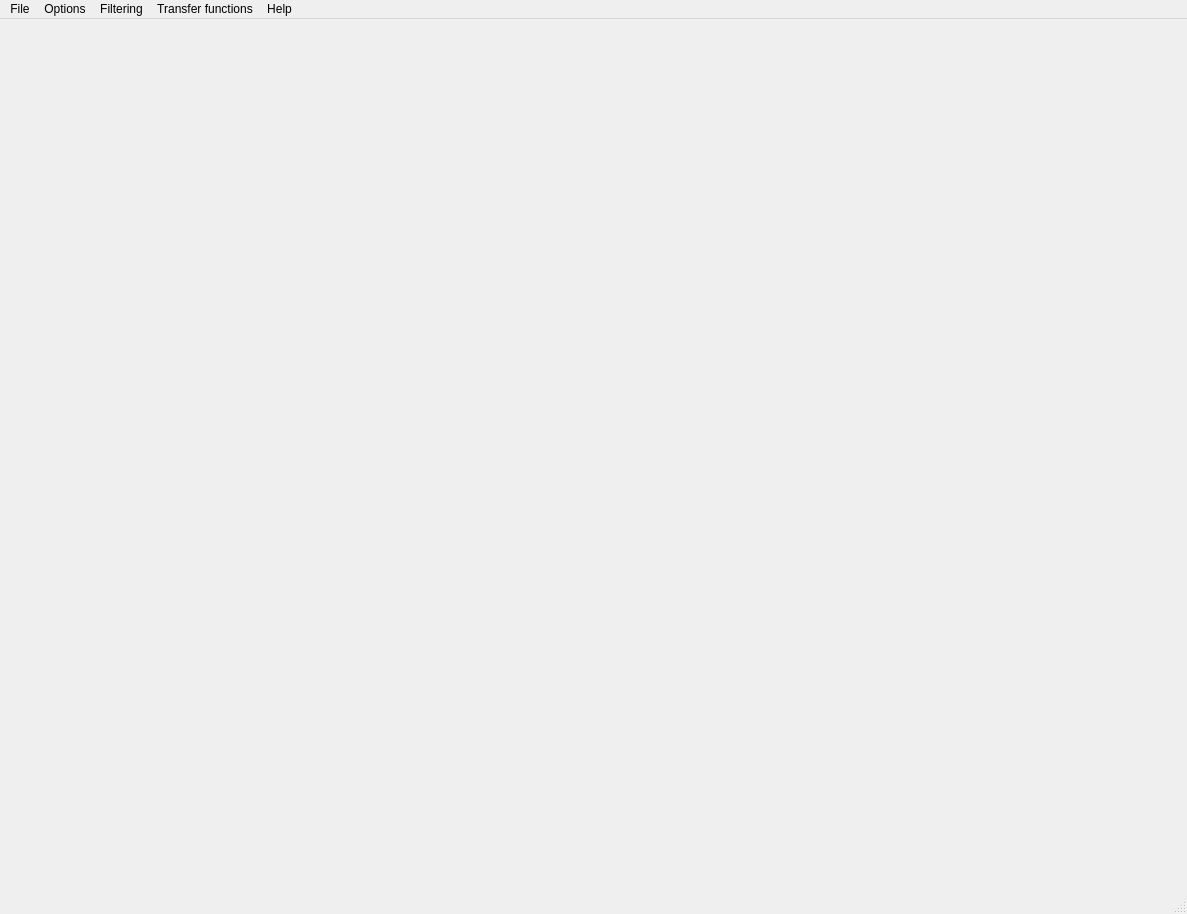
<?xml version="1.0" encoding="UTF-8"?>
<ui version="4.0">
 <class>mainWindow</class>
 <widget class="QMainWindow" name="mainWindow">
  <property name="geometry">
   <rect>
    <x>0</x>
    <y>0</y>
    <width>1187</width>
    <height>914</height>
   </rect>
  </property>
  <property name="minimumSize">
   <size>
    <width>800</width>
    <height>600</height>
   </size>
  </property>
  <property name="windowTitle">
   <string>Spine Analyzer</string>
  </property>
  <property name="windowIcon">
   <iconset resource="mainWindow.qrc">
    <normaloff>:/icons/icon16.png</normaloff>:/icons/icon16.png</iconset>
  </property>
  <widget class="QWidget" name="centralWidget">
   <layout class="QHBoxLayout" name="hboxLayout">
    <property name="spacing">
     <number>2</number>
    </property>
    <property name="margin">
     <number>2</number>
    </property>
    <item>
     <widget class="slicePainter" name="painter" native="true">
      <property name="sizePolicy">
       <sizepolicy hsizetype="Fixed" vsizetype="Minimum">
        <horstretch>0</horstretch>
        <verstretch>0</verstretch>
       </sizepolicy>
      </property>
      <property name="minimumSize">
       <size>
        <width>258</width>
        <height>343</height>
       </size>
      </property>
      <property name="baseSize">
       <size>
        <width>258</width>
        <height>343</height>
       </size>
      </property>
     </widget>
    </item>
    <item>
     <widget class="QVTKWidget" name="vis" native="true">
      <property name="sizePolicy">
       <sizepolicy hsizetype="Expanding" vsizetype="Expanding">
        <horstretch>0</horstretch>
        <verstretch>0</verstretch>
       </sizepolicy>
      </property>
      <property name="minimumSize">
       <size>
        <width>256</width>
        <height>256</height>
       </size>
      </property>
      <property name="baseSize">
       <size>
        <width>512</width>
        <height>512</height>
       </size>
      </property>
     </widget>
    </item>
   </layout>
  </widget>
  <widget class="QMenuBar" name="menubar">
   <property name="geometry">
    <rect>
     <x>0</x>
     <y>0</y>
     <width>1187</width>
     <height>21</height>
    </rect>
   </property>
   <widget class="QMenu" name="menuFile">
    <property name="title">
     <string>File</string>
    </property>
    <addaction name="actionOpen"/>
    <addaction name="actionOpen_DICOM_series"/>
    <addaction name="actionOpen_initialization"/>
    <addaction name="actionLoad_polygonal_mesh"/>
    <addaction name="actionSave_slices"/>
    <addaction name="actionScreenshot"/>
    <addaction name="actionClear_polygonal_data"/>
   </widget>
   <widget class="QMenu" name="menuOptions">
    <property name="title">
     <string>Options</string>
    </property>
    <addaction name="actionInteractive_inflation"/>
    <addaction name="actionSave_binary_masks"/>
    <addaction name="actionShow_mask_overlays"/>
    <addaction name="actionShow_wireframe"/>
    <addaction name="actionSave_LH_images_and_histogram"/>
    <addaction name="actionUse_DICOMs_windowing"/>
    <addaction name="actionSave_debug_images"/>
    <addaction name="actionDiagnosis_view"/>
   </widget>
   <widget class="QMenu" name="menuFiltering">
    <property name="title">
     <string>Filtering</string>
    </property>
    <addaction name="actionAnisotropic_diffusion"/>
    <addaction name="actionMedian_denoising"/>
    <addaction name="actionGaussian_smoothing"/>
    <addaction name="actionLogarithmic_rescaling"/>
    <addaction name="actionSchlick_URQ_rescaling"/>
   </widget>
   <widget class="QMenu" name="menuTransfer_functions">
    <property name="title">
     <string>Transfer functions</string>
    </property>
    <addaction name="actionReset_TF"/>
    <addaction name="actionOpacityPlus"/>
    <addaction name="actionOpacityMinus"/>
    <addaction name="actionTF_shift_Up"/>
    <addaction name="actionTF_shift_Down"/>
   </widget>
   <widget class="QMenu" name="menuHelp">
    <property name="title">
     <string>Help</string>
    </property>
    <addaction name="actionQuick_help"/>
   </widget>
   <addaction name="menuFile"/>
   <addaction name="menuOptions"/>
   <addaction name="menuFiltering"/>
   <addaction name="menuTransfer_functions"/>
   <addaction name="menuHelp"/>
  </widget>
  <widget class="QStatusBar" name="statusbar"/>
  <action name="actionOpen">
   <property name="text">
    <string>Open...</string>
   </property>
   <property name="shortcut">
    <string>Ctrl+O</string>
   </property>
  </action>
  <action name="actionSave_slices">
   <property name="text">
    <string>Save slices...</string>
   </property>
   <property name="shortcut">
    <string>Ctrl+S</string>
   </property>
  </action>
  <action name="actionScreenshot">
   <property name="text">
    <string>Screenshot...</string>
   </property>
   <property name="toolTip">
    <string>Take a screenshot</string>
   </property>
   <property name="shortcut">
    <string>Ctrl+P</string>
   </property>
  </action>
  <action name="actionInteractive_inflation">
   <property name="checkable">
    <bool>true</bool>
   </property>
   <property name="checked">
    <bool>true</bool>
   </property>
   <property name="text">
    <string>Interactive inflation</string>
   </property>
   <property name="toolTip">
    <string>Display vertebral bodies as they are being inflated</string>
   </property>
   <property name="statusTip">
    <string>Display vertebral bodies as they are being inflated</string>
   </property>
  </action>
  <action name="actionSave_binary_masks">
   <property name="checkable">
    <bool>true</bool>
   </property>
   <property name="text">
    <string>Save binary masks</string>
   </property>
   <property name="toolTip">
    <string>If checked, saves binary mask .mha file for each vertebra in &quot;D:Temp&quot; folder</string>
   </property>
   <property name="statusTip">
    <string>If checked, saves binary mask .mha file for each vertebra in &quot;D:\Temp\&quot; folder</string>
   </property>
  </action>
  <action name="actionAnisotropic_diffusion">
   <property name="text">
    <string>Anisotropic diffusion</string>
   </property>
   <property name="toolTip">
    <string>Apply anisotropic diffusion denoising method to the image</string>
   </property>
   <property name="statusTip">
    <string>Apply anisotropic diffusion denoising method to the image</string>
   </property>
  </action>
  <action name="actionMedian_denoising">
   <property name="text">
    <string>Median denoising</string>
   </property>
   <property name="toolTip">
    <string>Apply median denoising method to the image</string>
   </property>
   <property name="statusTip">
    <string>Apply median denoising method to the image</string>
   </property>
  </action>
  <action name="actionGaussian_smoothing">
   <property name="text">
    <string>Gaussian smoothing</string>
   </property>
   <property name="toolTip">
    <string>Apply gaussian smoothing to the image</string>
   </property>
   <property name="statusTip">
    <string>Apply gaussian smoothing to the image</string>
   </property>
  </action>
  <action name="actionLogarithmic_rescaling">
   <property name="text">
    <string>Logarithmic rescaling</string>
   </property>
   <property name="toolTip">
    <string>Apply logarithmic rescaling to the image (x=log(1+x) voxelwise)</string>
   </property>
   <property name="statusTip">
    <string>Apply logarithmic rescaling to the image (x=log(1+x) voxelwise)</string>
   </property>
  </action>
  <action name="actionSchlick_URQ_rescaling">
   <property name="text">
    <string>Schlick URQ rescaling</string>
   </property>
   <property name="toolTip">
    <string>Schlick uniform rational quantization rescaling algorithm</string>
   </property>
   <property name="statusTip">
    <string>Schlick uniform rational quantization rescaling algorithm</string>
   </property>
  </action>
  <action name="actionShow_wireframe">
   <property name="checkable">
    <bool>true</bool>
   </property>
   <property name="checked">
    <bool>true</bool>
   </property>
   <property name="text">
    <string>Initial wireframe</string>
   </property>
   <property name="toolTip">
    <string>Segmented objects are initially created in wireframe view</string>
   </property>
   <property name="statusTip">
    <string>Segmented objects are initially created in wireframe view</string>
   </property>
  </action>
  <action name="actionOpen_initialization">
   <property name="text">
    <string>Open initialization...</string>
   </property>
   <property name="shortcut">
    <string>Ctrl+I</string>
   </property>
  </action>
  <action name="actionSave_LH_images_and_histogram">
   <property name="checkable">
    <bool>true</bool>
   </property>
   <property name="text">
    <string>Save LH images</string>
   </property>
   <property name="statusTip">
    <string>Save Low and High images and LH histogram</string>
   </property>
   <property name="whatsThis">
    <string>Save Low and High images and LH histogram</string>
   </property>
  </action>
  <action name="actionLoad_polygonal_mesh">
   <property name="text">
    <string>Load polygonal mesh</string>
   </property>
   <property name="shortcut">
    <string>Ctrl+L</string>
   </property>
  </action>
  <action name="actionQuick_help">
   <property name="text">
    <string>Quick help</string>
   </property>
   <property name="shortcut">
    <string>F1</string>
   </property>
  </action>
  <action name="actionClear_polygonal_data">
   <property name="text">
    <string>Clear polygonal data</string>
   </property>
   <property name="shortcut">
    <string>Ctrl+R</string>
   </property>
  </action>
  <action name="actionOpacityPlus">
   <property name="text">
    <string>Opacity +</string>
   </property>
   <property name="toolTip">
    <string>Increase opacity</string>
   </property>
   <property name="statusTip">
    <string>Increase opacity</string>
   </property>
   <property name="shortcut">
    <string>+</string>
   </property>
  </action>
  <action name="actionOpacityMinus">
   <property name="text">
    <string>Opacity -</string>
   </property>
   <property name="shortcut">
    <string>-</string>
   </property>
  </action>
  <action name="actionTF_shift_Up">
   <property name="text">
    <string>TF shift Up</string>
   </property>
   <property name="shortcut">
    <string>PgUp</string>
   </property>
  </action>
  <action name="actionTF_shift_Down">
   <property name="text">
    <string>TF shift Down</string>
   </property>
   <property name="shortcut">
    <string>PgDown</string>
   </property>
  </action>
  <action name="actionReset_TF">
   <property name="text">
    <string>Reset TF</string>
   </property>
   <property name="shortcut">
    <string>Home</string>
   </property>
  </action>
  <action name="actionOpen_DICOM_series">
   <property name="text">
    <string>Open DICOM series...</string>
   </property>
   <property name="toolTip">
    <string>Open DICOM series from a directory</string>
   </property>
   <property name="statusTip">
    <string>Open DICOM series from a directory</string>
   </property>
   <property name="shortcut">
    <string>Ctrl+D</string>
   </property>
  </action>
  <action name="actionUse_DICOMs_windowing">
   <property name="checkable">
    <bool>true</bool>
   </property>
   <property name="checked">
    <bool>true</bool>
   </property>
   <property name="text">
    <string>Use DICOM's windowing</string>
   </property>
   <property name="toolTip">
    <string>Apply DICOM's VOI (values of interest) windowing rescaling (if window information is present in files)</string>
   </property>
   <property name="statusTip">
    <string>Apply DICOM's VOI (values of interest) windowing rescaling (if window information is present in files)</string>
   </property>
  </action>
  <action name="actionShow_mask_overlays">
   <property name="checkable">
    <bool>true</bool>
   </property>
   <property name="checked">
    <bool>true</bool>
   </property>
   <property name="text">
    <string>Show mask overlays</string>
   </property>
   <property name="toolTip">
    <string>Show mask overlays on 2D slices</string>
   </property>
   <property name="statusTip">
    <string>Show mask overlays on 2D slices</string>
   </property>
  </action>
  <action name="actionSave_debug_images">
   <property name="checkable">
    <bool>true</bool>
   </property>
   <property name="text">
    <string>Save debug images</string>
   </property>
   <property name="toolTip">
    <string>Save all intermediate images  inthe temp folder as they are being calculated</string>
   </property>
   <property name="statusTip">
    <string>Save all intermediate images  inthe temp folder as they are being calculated</string>
   </property>
  </action>
  <action name="actionDiagnosis_view">
   <property name="checkable">
    <bool>true</bool>
   </property>
   <property name="text">
    <string>Diagnosis view</string>
   </property>
   <property name="toolTip">
    <string>At the end, don't display segmentation meshes, but shape polyline and vertebra centers</string>
   </property>
   <property name="statusTip">
    <string>At the end, don't display segmentation meshes, but shape polyline and vertebra centers</string>
   </property>
  </action>
 </widget>
 <customwidgets>
  <customwidget>
   <class>QVTKWidget</class>
   <extends>QWidget</extends>
   <header>QVTKWidget.h</header>
  </customwidget>
  <customwidget>
   <class>slicePainter</class>
   <extends>QWidget</extends>
   <header>slicePainter.h</header>
   <container>1</container>
  </customwidget>
 </customwidgets>
 <resources>
  <include location="mainWindow.qrc"/>
 </resources>
 <connections/>
</ui>
